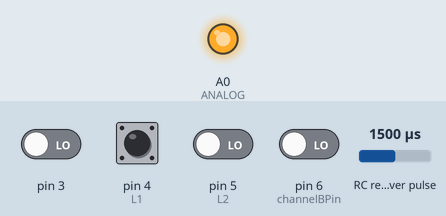
Recording of a sketch running on a simulated Arduino Uno, built with avr-gcc and run on an emulated ATmega328P. On the bench: output pins drawn as LEDs (lit = HIGH). Wiring (inferred from the names in the program): RC receiver channel: data pin 2. The test bench sets the inputs (shaded band); at power-on: pin 4 (L1) HIGH, pin 3, pin 5 (L2), pin 6 (channelBPin) LOW, RC receiver pulse 1500 µs. What the sketch prints to the serial monitor is not drawn.

Above: at 1.2 s.
1.3 s: pin 3 driven HIGH
Timing chart, 0 to 4.3 s (numbered marks = the images above; inputs shaded):
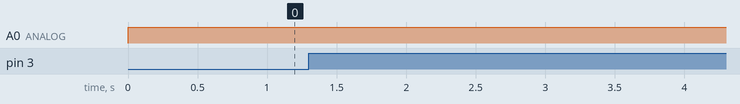

The sketch:

Sweep-DCMotor.ino
```cpp
#include "digitalWriteFast.h"
//#include "dcMotor.h"
//#include "ForceSensor.h"

#define ANALOG A0
#define L1 4
#define L2 5
#define channelAPin 2
#define channelBPin 6

//dcMotor motor(PWM, L1, L2, channelAPin, channelBPin);

volatile bool channelAVal;
volatile bool channelBVal;
volatile int encoderTicks;
volatile int counter =0;

volatile int button_interrupt_flag = 0;
const int debounce_time = 20;  //ms
int last_switch_time = 0;
const int debounce_timeout = 1000; // ms

void setup() {
  Serial.begin(9600);
  attachInterrupt(digitalPinToInterrupt(channelAPin), encoderCount, CHANGE);
  attachInterrupt(1, limitSwitch, RISING); //change State when B0 input is rising
  digitalWrite(L1, LOW);
  digitalWrite(L2, HIGH);
}

void loop() {
  // uncomment one or the other to get position or velocity control
  analogWrite(ANALOG, 512);

}

//Change motor direction when limit switch is hit
void limitSwitch(){
  //Debounce code
  int cur_time = millis();
  if ( (cur_time - last_switch_time) > debounce_timeout)
  {
    last_switch_time = cur_time;
    counter++;
    Serial.print(counter);
    digitalWrite(L1, !digitalRead(L1));
    digitalWrite(L2, !digitalRead(L2)); //change motor direction
  }
}


void encoderCount()
{
  channelAVal = digitalReadFast(channelAPin);
  channelBVal = digitalReadFast(channelBPin);
  if (channelAVal == channelBVal) {
    encoderTicks++;
  }
  else {
    encoderTicks--;
  }
}
```

Measured:
- after the input at 1.3 s, every drawn part: stays the same
